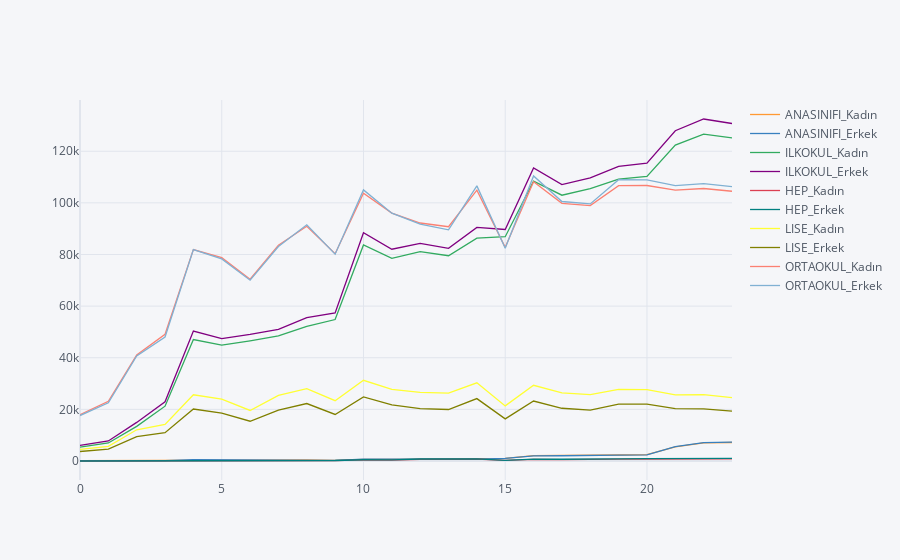

This figure's notebook cell:
### Code cell
pd.concat([sinif_cinsiyet['ANASINIFI_Kadın'],sinif_cinsiyet['ANASINIFI_Erkek'],sinif_cinsiyet['ILKOKUL_Kadın'],sinif_cinsiyet['ILKOKUL_Erkek']
, sinif_cinsiyet['HEP_Kadın'], sinif_cinsiyet['HEP_Erkek'], sinif_cinsiyet['LISE_Kadın'],sinif_cinsiyet['LISE_Erkek'],
          sinif_cinsiyet['ORTAOKUL_Kadın'],sinif_cinsiyet['ORTAOKUL_Erkek']],axis=1).iplot()

### Figure 1 — Plotly figure (JSON) as saved in the notebook; plotly's stock layout.template omitted (floating-point values rounded to 4 significant figures)
{"data": [{"line": {"color": "rgba(255, 153, 51, 1.0)", "dash": "solid", "shape": "linear", "width": 1.3}, "mode": "lines", "name": "ANASINIFI_Kadın", "text": "", "type": "scatter", "x": [0, 1, 2, 3, 4, 5, 6, 7, 8, 9, 10, 11, 12, 13, 14, 15, 16, 17, 18, 19, 20, 21, 22, 23], "y": [110, 140, 202, 194, 468, 438, 440, 434, 386, 219, 655, 618, 699, 692, 718, 1053, 2068, 2057, 2294, 2329, 2431, 5508, 6986, 7164]}, {"line": {"color": "rgba(55, 128, 191, 1.0)", "dash": "solid", "shape": "linear", "width": 1.3}, "mode": "lines", "name": "ANASINIFI_Erkek", "text": "", "type": "scatter", "x": [0, 1, 2, 3, 4, 5, 6, 7, 8, 9, 10, 11, 12, 13, 14, 15, 16, 17, 18, 19, 20, 21, 22, 23], "y": [97, 127, 180, 181, 531, 505, 522, 504, 456, 244, 734, 691, 763, 721, 732, 986, 2011, 2033, 2259, 2280, 2376, 5573, 7109, 7324]}, {"line": {"color": "rgba(50, 171, 96, 1.0)", "dash": "solid", "shape": "linear", "width": 1.3}, "mode": "lines", "name": "ILKOKUL_Kadın", "text": "", "type": "scatter", "x": [0, 1, 2, 3, 4, 5, 6, 7, 8, 9, 10, 11, 12, 13, 14, 15, 16, 17, 18, 19, 20, 21, 22, 23], "y": [5360, 6987, 13429, 21233, 47068, 44894, 46561, 48432, 52133, 54802, 83690, 78493, 81122, 79512, 86332, 86874, 108400, 102969, 105508, 109188, 110252, 122349, 126615, 125141]}, {"line": {"color": "rgba(128, 0, 128, 1.0)", "dash": "solid", "shape": "linear", "width": 1.3}, "mode": "lines", "name": "ILKOKUL_Erkek", "text": "", "type": "scatter", "x": [0, 1, 2, 3, 4, 5, 6, 7, 8, 9, 10, 11, 12, 13, 14, 15, 16, 17, 18, 19, 20, 21, 22, 23], "y": [6012, 7755, 14950, 22908, 50356, 47409, 49033, 51031, 55507, 57366, 88420, 82025, 84263, 82397, 90500, 89690, 113556, 107056, 109653, 114144, 115344, 127937, 132483, 130735]}, {"line": {"color": "rgba(219, 64, 82, 1.0)", "dash": "solid", "shape": "linear", "width": 1.3}, "mode": "lines", "name": "HEP_Kadın", "text": "", "type": "scatter", "x": [0, 1, 2, 3, 4, 5, 6, 7, 8, 9, 10, 11, 12, 13, 14, 15, 16, 17, 18, 19, 20, 21, 22, 23], "y": [0, 0, 6, 10, 28, 22, 17, 30, 130, 146, 409, 365, 666, 587, 690, 223, 604, 517, 729, 690, 768, 877, 966, 869]}, {"line": {"color": "rgba(0, 128, 128, 1.0)", "dash": "solid", "shape": "linear", "width": 1.3}, "mode": "lines", "name": "HEP_Erkek", "text": "", "type": "scatter", "x": [0, 1, 2, 3, 4, 5, 6, 7, 8, 9, 10, 11, 12, 13, 14, 15, 16, 17, 18, 19, 20, 21, 22, 23], "y": [0, 2, 9, 10, 26, 18, 10, 21, 176, 193, 485, 407, 770, 687, 828, 275, 742, 684, 884, 837, 914, 1030, 1103, 1003]}, {"line": {"color": "rgba(255, 255, 51, 1.0)", "dash": "solid", "shape": "linear", "width": 1.3}, "mode": "lines", "name": "LISE_Kadın", "text": "", "type": "scatter", "x": [0, 1, 2, 3, 4, 5, 6, 7, 8, 9, 10, 11, 12, 13, 14, 15, 16, 17, 18, 19, 20, 21, 22, 23], "y": [4501, 5692, 12092, 14176, 25667, 23996, 19581, 25395, 27991, 23350, 31258, 27779, 26564, 26255, 30303, 21347, 29316, 26386, 25696, 27772, 27685, 25637, 25715, 24581]}, {"line": {"color": "rgba(128, 128, 0, 1.0)", "dash": "solid", "shape": "linear", "width": 1.3}, "mode": "lines", "name": "LISE_Erkek", "text": "", "type": "scatter", "x": [0, 1, 2, 3, 4, 5, 6, 7, 8, 9, 10, 11, 12, 13, 14, 15, 16, 17, 18, 19, 20, 21, 22, 23], "y": [3677, 4566, 9434, 10948, 20136, 18586, 15405, 19729, 22268, 18020, 24842, 21715, 20252, 19949, 24173, 16327, 23235, 20426, 19686, 22062, 22025, 20287, 20207, 19334]}, {"line": {"color": "rgba(251, 128, 114, 1.0)", "dash": "solid", "shape": "linear", "width": 1.3}, "mode": "lines", "name": "ORTAOKUL_Kadın", "text": "", "type": "scatter", "x": [0, 1, 2, 3, 4, 5, 6, 7, 8, 9, 10, 11, 12, 13, 14, 15, 16, 17, 18, 19, 20, 21, 22, 23], "y": [17916, 23109, 41071, 49100, 81907, 78775, 70428, 83615, 90922, 80302, 103705, 96046, 92197, 90742, 104911, 82763, 108190, 99822, 98936, 106644, 106726, 104893, 105563, 104489]}, {"line": {"color": "rgba(128, 177, 211, 1.0)", "dash": "solid", "shape": "linear", "width": 1.3}, "mode": "lines", "name": "ORTAOKUL_Erkek", "text": "", "type": "scatter", "x": [0, 1, 2, 3, 4, 5, 6, 7, 8, 9, 10, 11, 12, 13, 14, 15, 16, 17, 18, 19, 20, 21, 22, 23], "y": [17612, 22560, 40738, 48008, 81903, 78281, 70034, 83096, 91513, 80121, 105017, 96021, 91728, 89550, 106570, 82455, 110429, 100517, 99586, 108953, 108939, 106696, 107485, 106257]}], "layout": {"legend": {"bgcolor": "#F5F6F9", "font": {"color": "#4D5663"}}, "paper_bgcolor": "#F5F6F9", "plot_bgcolor": "#F5F6F9", "title": {"font": {"color": "#4D5663"}}, "xaxis": {"gridcolor": "#E1E5ED", "showgrid": true, "tickfont": {"color": "#4D5663"}, "title": {"font": {"color": "#4D5663"}, "text": ""}, "zerolinecolor": "#E1E5ED"}, "yaxis": {"gridcolor": "#E1E5ED", "showgrid": true, "tickfont": {"color": "#4D5663"}, "title": {"font": {"color": "#4D5663"}, "text": ""}, "zerolinecolor": "#E1E5ED"}}}
